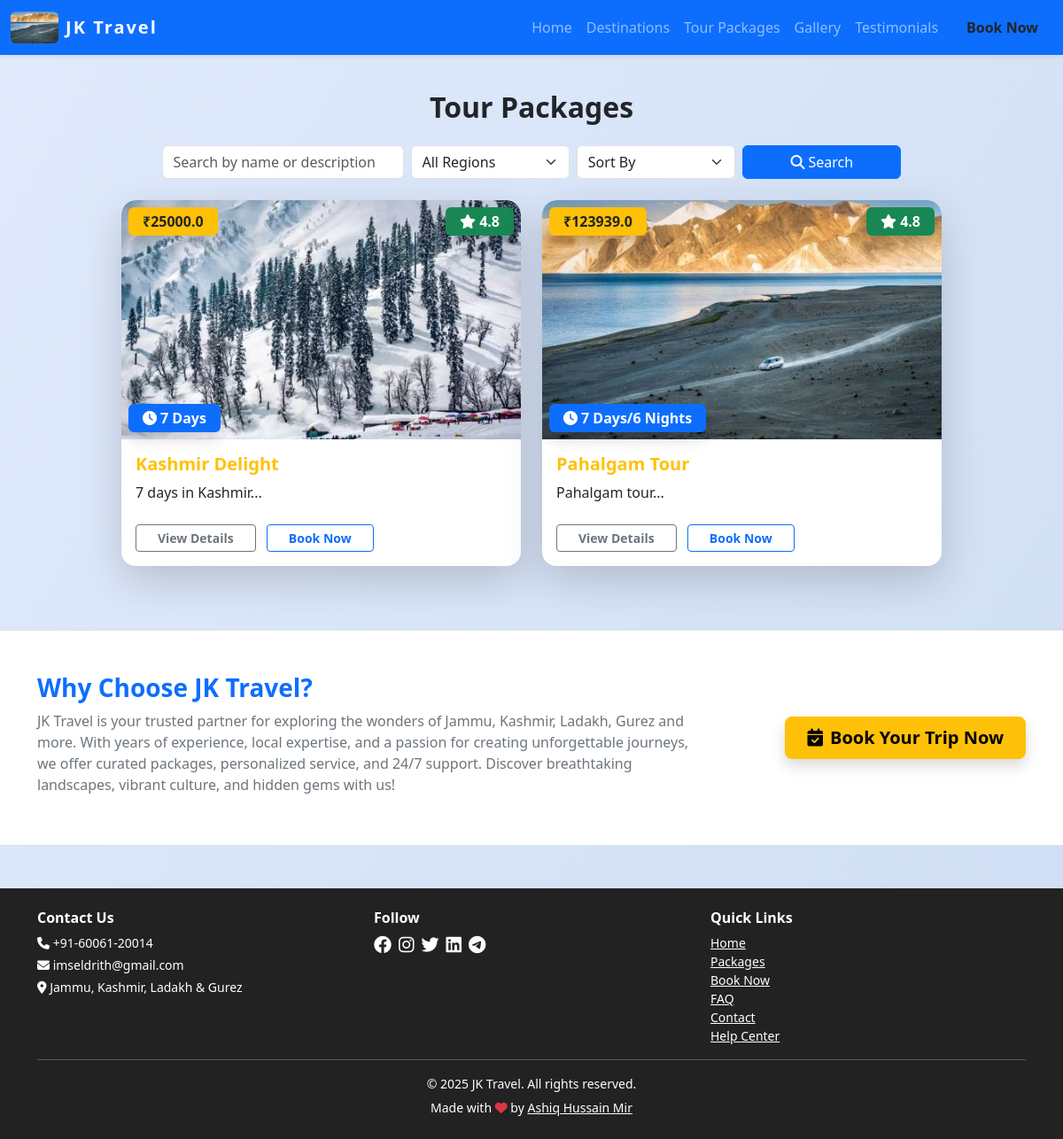
Before: /packages with the older database file.
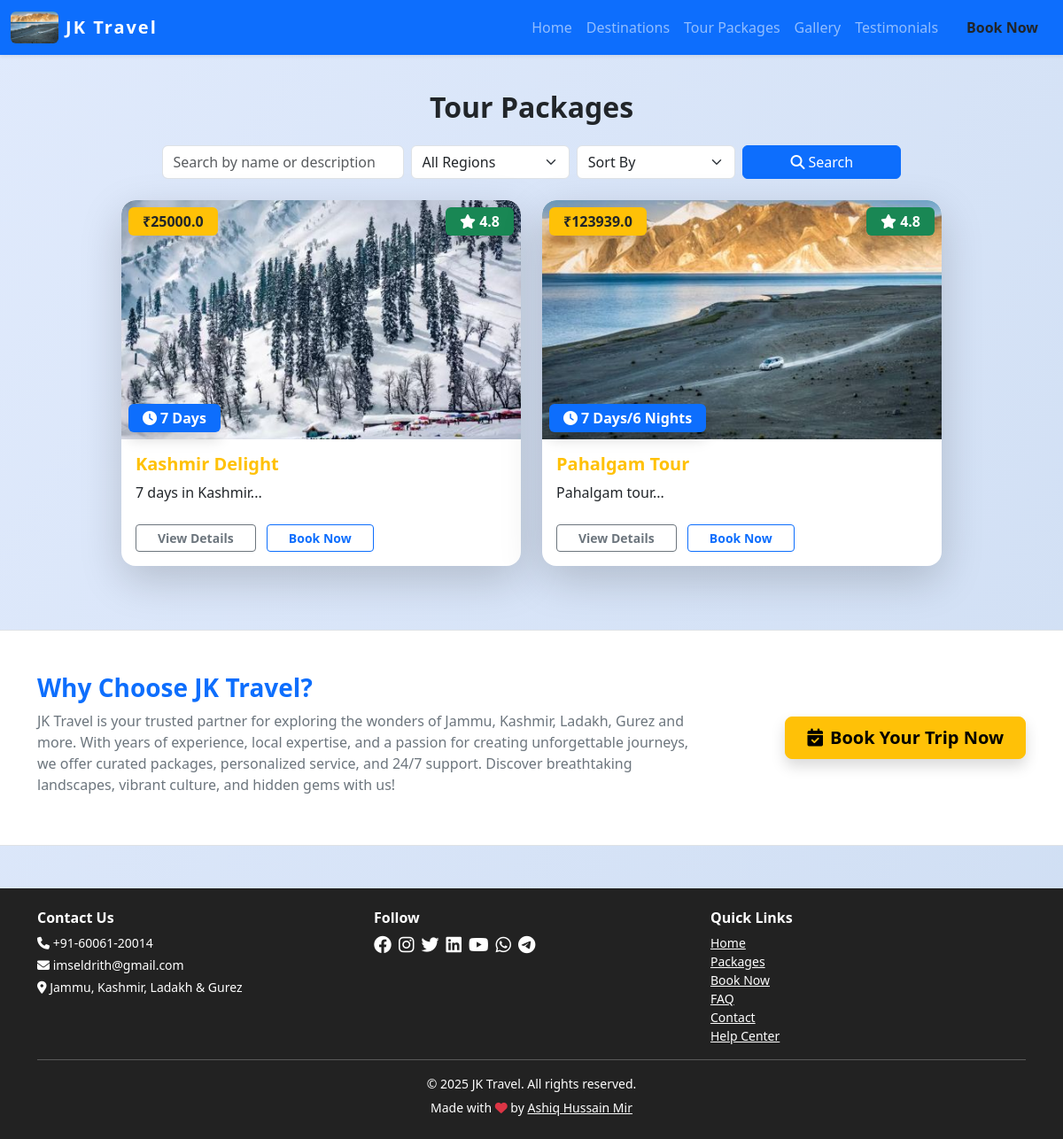
After: the same page with the newer database file.
### views.py (the view)
@main.route('/packages')
def packages():
    page = request.args.get('page', 1, type=int)
    per_page = 6
    q = request.args.get('q', '').strip()
    region = request.args.get('region', '').strip()
    sort = request.args.get('sort', '')
    query = TourPackage.query
    if q:
        query = query.filter((TourPackage.title.ilike(f'%{q}%')) | (TourPackage.description.ilike(f'%{q}%')))
    if region:
        query = query.join(TourPackage.places).filter_by(region=region)
    if sort == 'price_asc':
        query = query.order_by(TourPackage.price.asc())
    elif sort == 'price_desc':
        query = query.order_by(TourPackage.price.desc())
    elif sort == 'duration_asc':
        query = query.order_by(TourPackage.duration.asc())
    elif sort == 'duration_desc':
        query = query.order_by(TourPackage.duration.desc())
    pagination = query.paginate(page=page, per_page=per_page, error_out=False)
    packages = pagination.items
    return render_template('packages.html', packages=packages, pagination=pagination)

### views.py (called while the page is built)
@main.context_processor
def inject_site_settings():
    settings = SiteSettings.query.first()
    return dict(site_settings=settings)

### templates/packages.html (shortened to what this page needs)
{% extends 'base.html' %}
{% block content %}
<h2 class="section-title text-center">Tour Packages</h2>
<form method="get" class="row g-2 mb-4 justify-content-center">
  <div class="col-md-3">
    <input type="text" class="form-control" name="q" placeholder="Search by name or description" value="{{ request.args.get('q', '') }}">
  </div>
  <div class="col-md-2">
    <select class="form-select" name="region">
      <option value="">All Regions</option>
    </select>
  </div>
  <div class="col-md-2">
    <select class="form-select" name="sort">
      <option value="">Sort By</option>
    </select>
  </div>
  <div class="col-md-2">
    <button class="btn btn-primary w-100" type="submit"><i class="fa fa-search me-1"></i>Search</button>
  </div>
</form>
<div class="row mb-5 justify-content-center">
    {% for package in packages %}
    <div class="col-md-5 mb-4 animate__animated animate__zoomIn">
        <div class="card h-100 border-0 shadow-lg position-relative package-card">
            <div class="position-relative">
                <img src="{{ url_for('static', filename='packages/' + package.image) if package.image else 'https://via.placeholder.com/600x400?text=Package' }}" class="card-img-top" alt="{{ package.title }}" style="height: 270px; object-fit: cover; border-radius: 1rem 1rem 0 0;">
                <span class="badge bg-warning text-dark position-absolute top-0 start-0 m-2 fs-6 px-3 py-2 shadow">₹{{ package.price }}</span>
                <span class="badge bg-primary position-absolute bottom-0 start-0 m-2 fs-6 px-3 py-2 shadow"><i class="fa fa-clock me-1"></i>{{ package.duration }}</span>
                <span class="badge bg-success position-absolute top-0 end-0 m-2 fs-6 px-3 py-2 shadow"><i class="fa fa-star"></i> {{ package.rating if package.rating else '4.8' }}</span>
            </div>
            <div class="card-body pt-3">
                <h5 class="card-title text-warning fw-bold mb-2">{{ package.title }}</h5>
                <p class="card-text mb-3">{{ package.description[:120] }}...</p>
                <a href="/packages/{{ package.id }}" class="btn btn-outline-secondary btn-sm mt-2 px-4 fw-bold me-2">View Details</a>
                <a href="/book?package={{ package.title|urlencode }}" class="btn btn-outline-primary btn-sm mt-2 px-4 fw-bold">Book Now</a>
            </div>
        </div>
    </div>
    {% endfor %}
</div>
{% endblock %}

### templates/base.html (shortened to what the changed rows need)
<!DOCTYPE html>
<html lang="en">
<head>
    <link rel="stylesheet" href="https://cdn.jsdelivr.net/npm/bootstrap@5.3.0/dist/css/bootstrap.min.css">
    <link rel="stylesheet" href="https://cdnjs.cloudflare.com/ajax/libs/font-awesome/6.4.0/css/all.min.css">
</head>
<body>
    <div class="container mt-4">
        {% block content %}{% endblock %}
    </div>
    <footer class="footer text-center mt-5">
        <div class="container">
            <div class="row mb-2 gy-3 text-center text-md-start justify-content-center">
                <div class="col-12 col-sm-6 col-lg-4 mb-2 mb-lg-0">
                    <div class="d-flex flex-wrap justify-content-center justify-content-lg-start gap-2 mb-3">
                        {% if site_settings and site_settings.youtube and site_settings.show_youtube %}
                            <a href="https://youtube.com/{{ site_settings.youtube }}" class="text-white"><i class="fab fa-youtube fa-lg"></i></a>
                        {% endif %}
                        {% if site_settings and site_settings.whatsapp and site_settings.show_whatsapp %}
                            <a href="https://wa.me/{{ site_settings.whatsapp }}" class="text-white"><i class="fab fa-whatsapp fa-lg"></i></a>
                        {% endif %}
                    </div>
                </div>
            </div>
        </div>
    </footer>
</body>
</html>

Changed rows visible on the page:
changed SiteSettings "JK Travel": youtube empty → "imseldrith" (drawn); whatsapp empty → "6006120014" (drawn)
